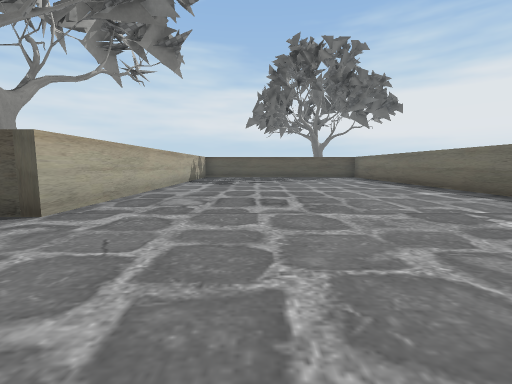
view 1 (above)

17 first-person views from a walk through a 3-D level made in the Unity game engine. The camera is 1.2 m above the floor, tilts 6° down and sees 90° across. The floor is counted in squares, 2 m on a side. Each view is taken from the middle of a square. On the plan, view 1 faces up. The plan holds only what a view shows up to about 9 squares ahead; the rest is blank. The place goes on beyond the plan. The player character is not drawn. Some surface patterns are stand-ins.

view 2
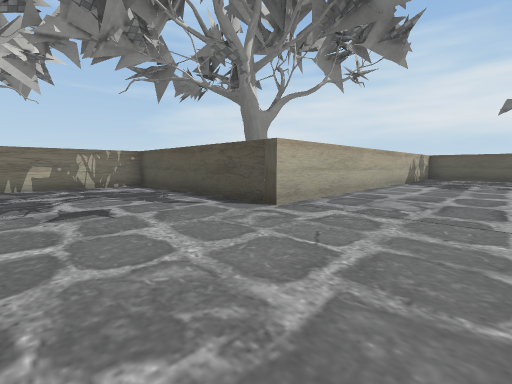

view 3
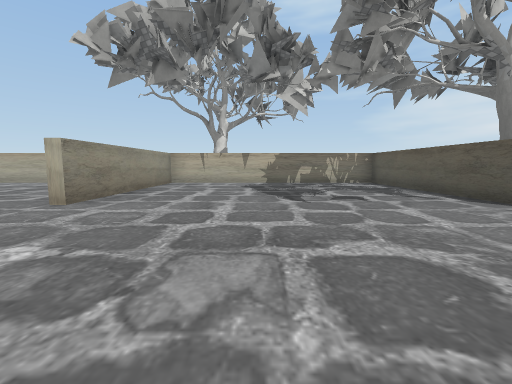

view 4
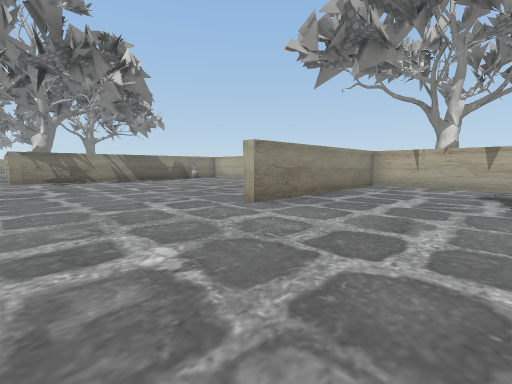

view 5
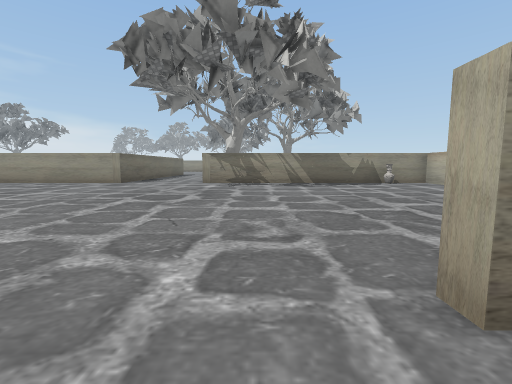

view 6
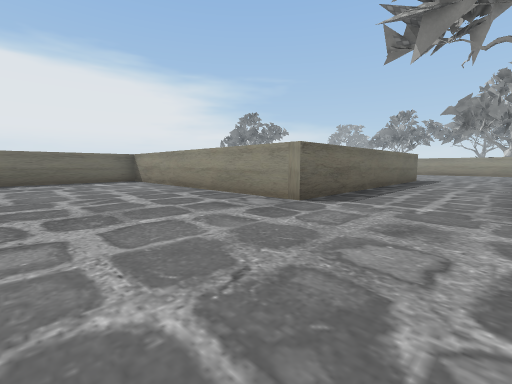

view 7
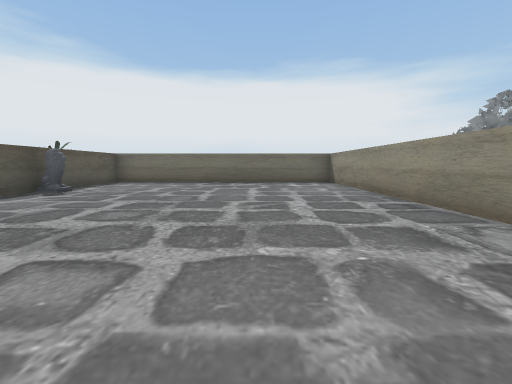

view 8
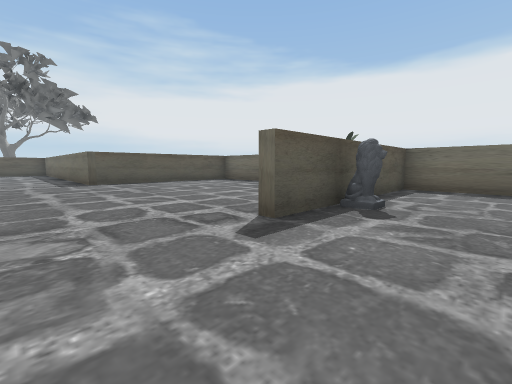

view 9
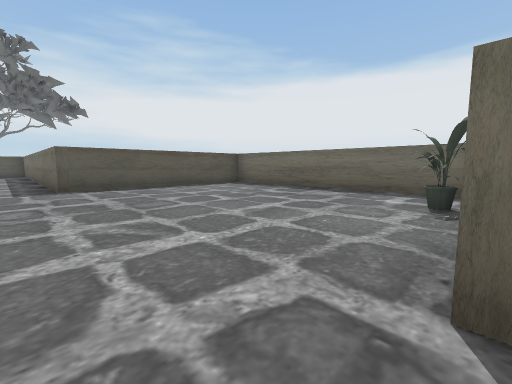

view 10
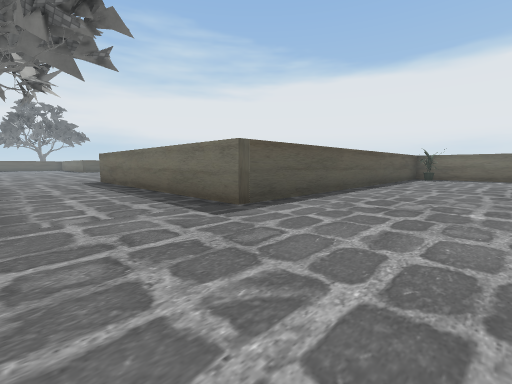

view 11
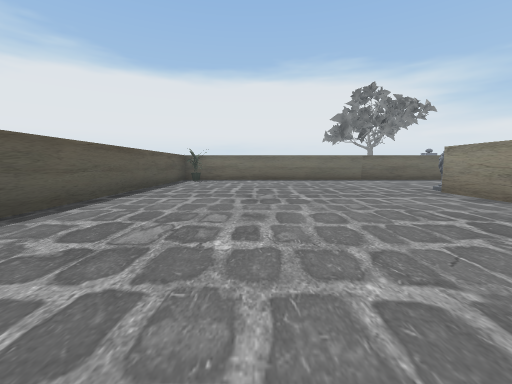

view 12
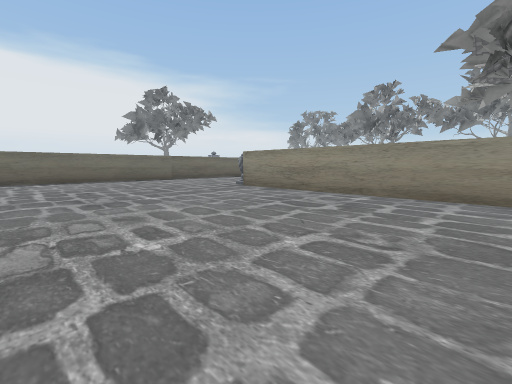

view 13
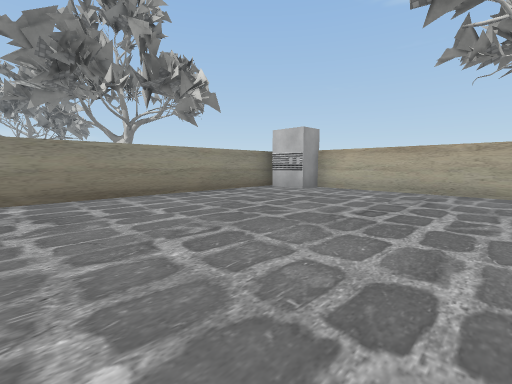

view 14
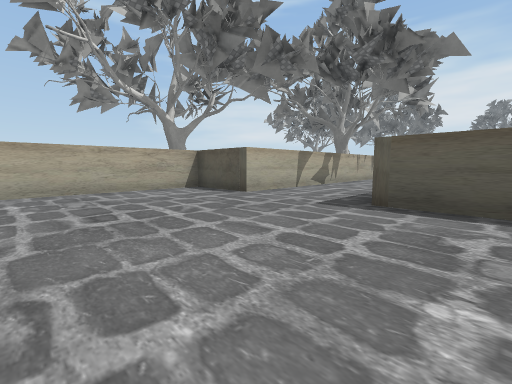

view 15
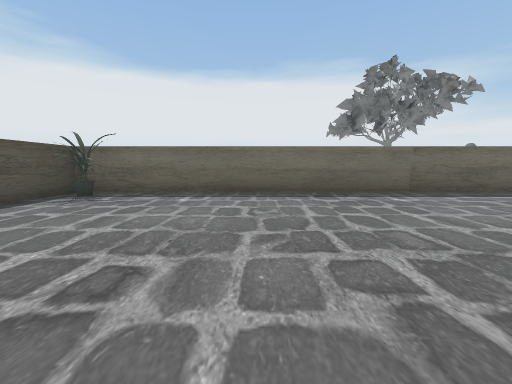

view 16
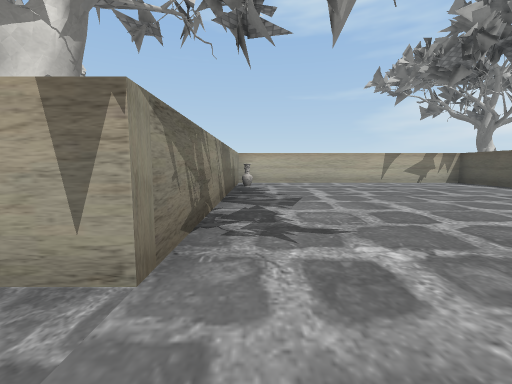

view 17
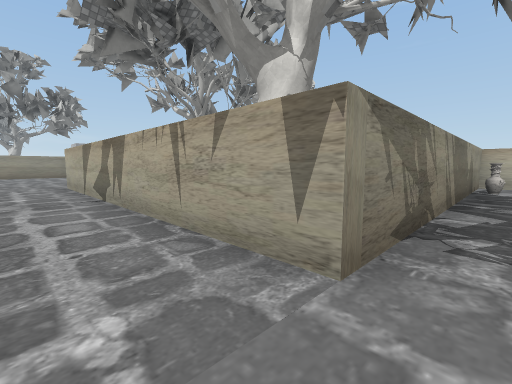

### Floor plan
Points are (right, up) in squares from view 1. A wall is a line through its corners. A room is listed if a view was taken in it or the views show most of it. See-through windows are left out.
Room 1 (views 1, 2, 3, 4, 5, 6, 7, 8, 9, 10, 11, 12, 13, 14, 15, 16, 17)
walls: (-5.9, -4.1) (-7.7, -4.1) (-7.7, -11.6) (-0.2, -11.6) (-0.2, -19.1) (-2.2, -19.1) (-2.2, -24.2); (10, -3.4) (10, 2.9) (4.9, 2.9) (4.9, 9.1); (-1.9, -26.1) (7.8, -26.1); (-2.5, 10.4) (-2.5, 2.9) (-7.7, 2.9) (-7.7, -3.9) (-2.8, -3.9); (12.5, -26.5) (12.5, -19.1) (2.5, -19.1) (2.5, -11.6) (10, -11.6) (10, -4.1) (5.1, -4.1)
objects: vase (-6, -11); machine (-2, -25); other object (7, -5); other object (8, -26); other object (8, -3); other object (12, -20)

Positions as (right, up) in squares from view 1, and headings:
1: (0, 0), facing up
2: (0, 0), facing up-left
3: (1, -1), facing left
4: (0, -1), facing down-left
5: (-2, -3), facing down
6: (0, -8), facing down-right
7: (1, -9), facing right
8: (3, -6), facing up-right
9: (4, -4), facing up-right
10: (0, -22), facing up-right
11: (2, -22), facing right
12: (2, -21), facing down-right
13: (4, -21), facing down-left
14: (4, -23), facing up-left
15: (7, -23), facing right
16: (1, -11), facing left
17: (1, -11), facing down-left
